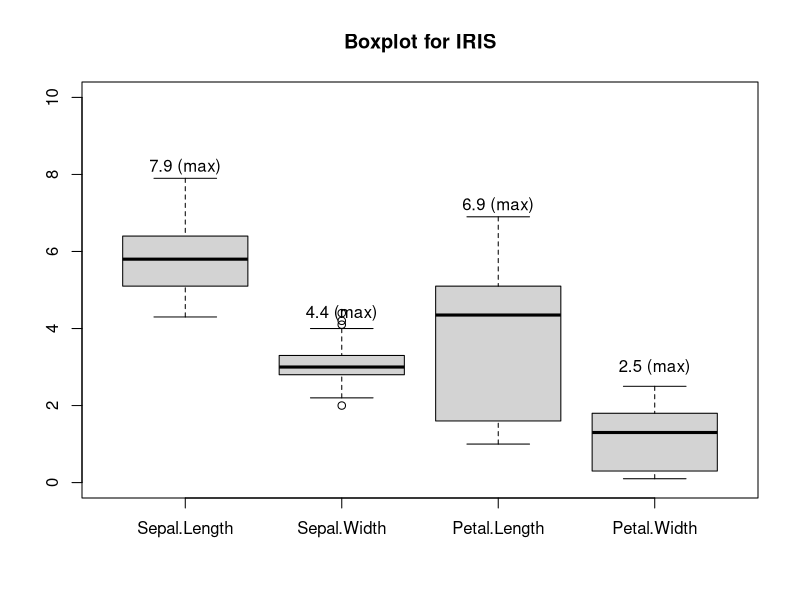
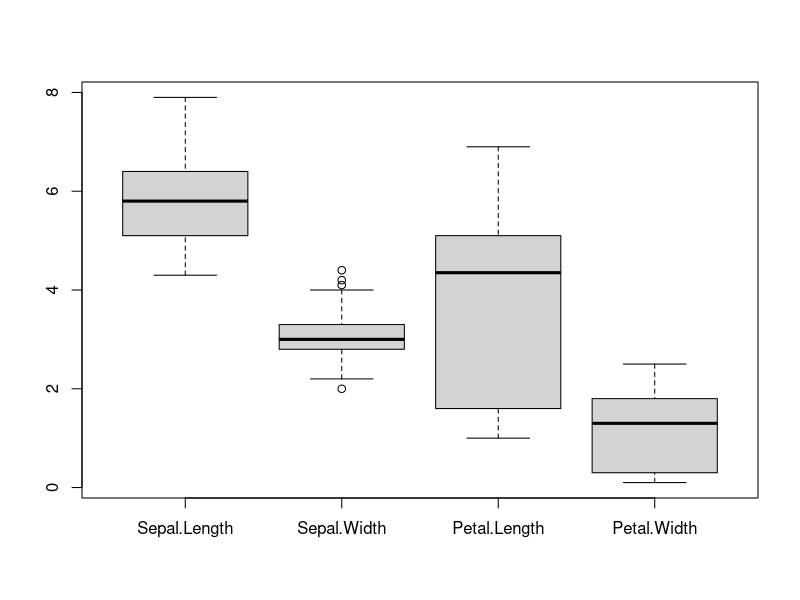
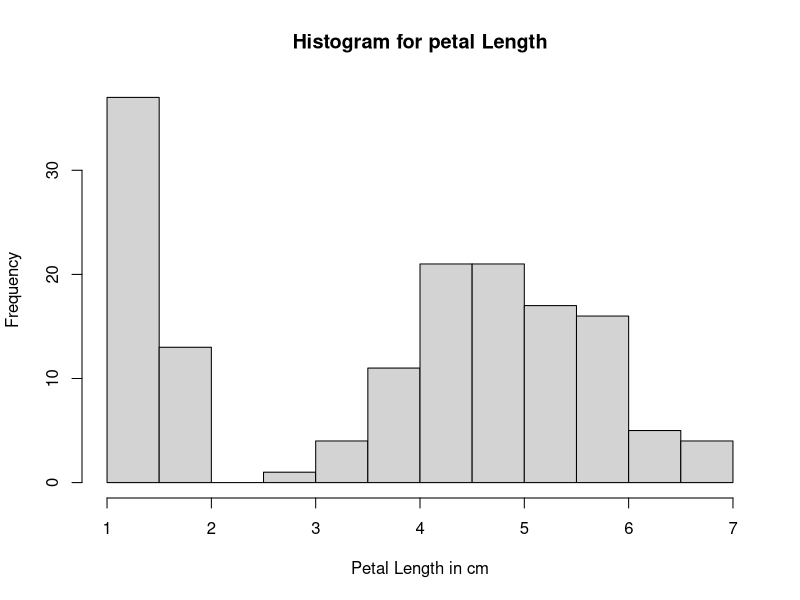
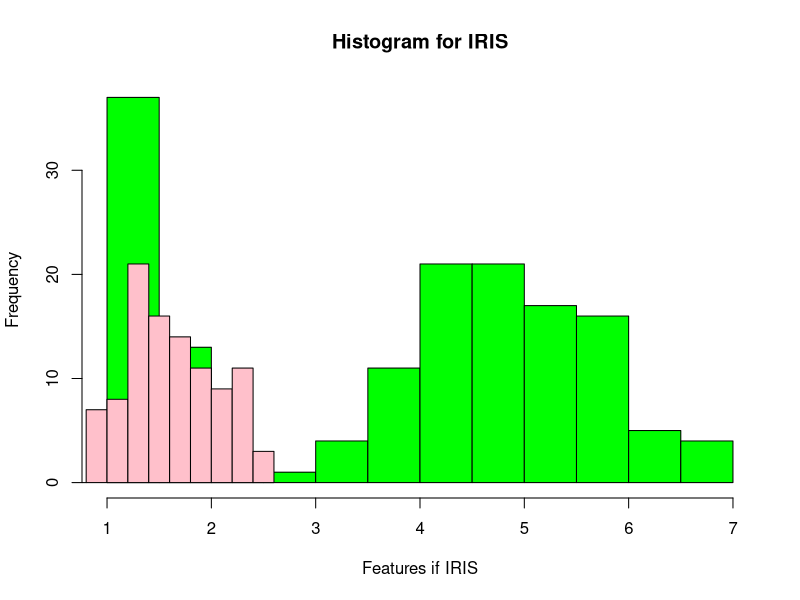
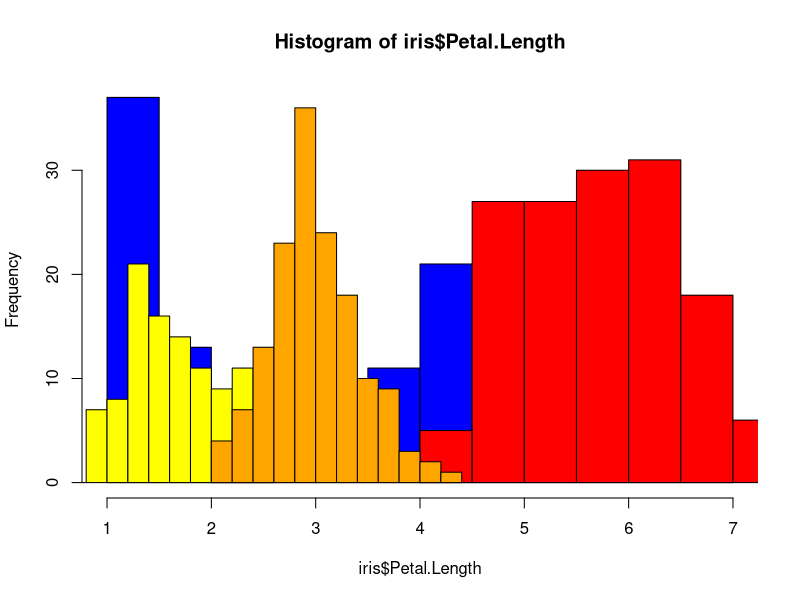

Write the R code that produced these figures, in order.
## ---- chunk 1
data(iris)
library(MASS)
install.packages("ggplot2")
library(ggplot2)
## ---- chunk 2
b<-subset(iris,select=-c(Species))
b<-boxplot(b,ylim=c(0,10),main="Boxplot for IRIS")
text(x=1,y=8.2,paste(max(iris$Sepal.Length),"(max)"))
text(x=2,y=4.4,paste(max(iris$Sepal.Width),"(max)"))
text(x=3,y=7.2,paste(max(iris$Petal.Length),"(max)"))
text(x=4,y=3,paste(max(iris$Petal.Width),"(max)"))

## ---- chunk 3

boxplot_data<-subset(iris,select=-c(Species))
boxplot(boxplot_data)
## ---- chunk 4
hist(iris$Petal.Length,main="Histogram for petal Length",xlab="Petal Length in cm")
## ---- chunk 5
hist(iris$Petal.Length,col="green",main="Histogram for IRIS",xlab="Features if IRIS")
hist(iris$Petal.Width,col="pink",add=TRUE)
## ---- chunk 6
hist(iris$Petal.Length,col="blue")
hist(iris$Petal.Width,col="yellow",add=TRUE)
hist(iris$Sepal.Length,col="red",add=TRUE)
hist(iris$Sepal.Width,col="orange",add=TRUE)

